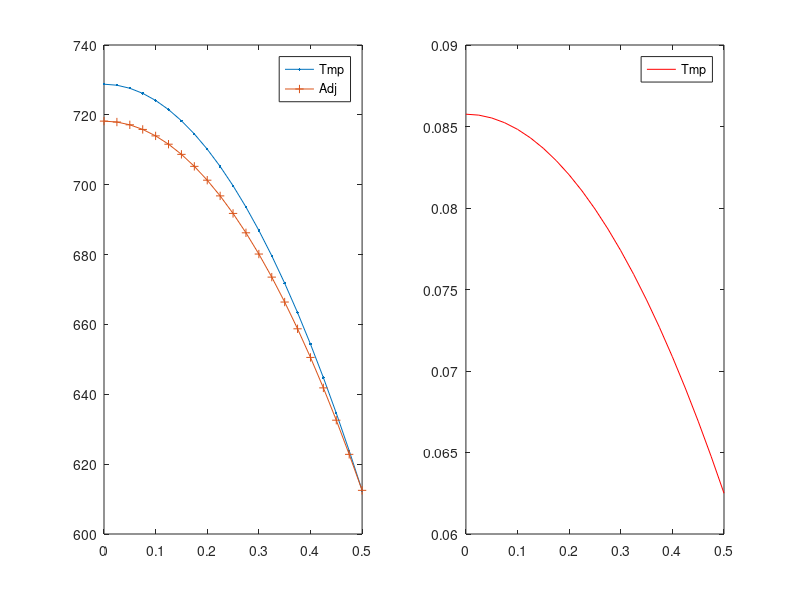

This chart was generated by the following MATLAB code:
function hc_ss_x_CG
% Solves the heat conduction equation in 1-D x-geometry using CFEM
% without T gap.
% An arbitrary number of material zones can be used but the analytical
% solution assumes 3 zones are used. The conductivities and the volumetric
% sources can be spatially dependent.

% clear the console screen
clc; close all;

% load the data and numerical parameters
pert_k    = 1e-1 *1;
pert_s    = 1e-1 *0;
pert_bc_L = 1e-1 *0;
pert_bc_R = 1e-1 *0;
[dat,npar] = load_simulation_data(pert_k,pert_s,pert_bc_L,pert_bc_R);

% type of data used to run the simulation
npar.pert_status = 'perturbed';

% assemble the matrix and the rhs
npar.adjoint=false;
npar.pert_status = 'unperturbed';
[Au,qu]=assemble_system(npar,dat);
npar.pert_status = 'perturbed';
[Ap,qp]=assemble_system(npar,dat);
% solve forward system
Tu=Au\qu;
Tp=Ap\qp;

% assemble the matrix and the rhs
npar.adjoint=true; 
npar.pert_status = 'unperturbed';
[Aa,r]=assemble_system(npar,dat);
% solve forward system
phi=Aa\r;

dT = Tp-Tu;
dq = qp-qu;
dA = Ap-Au;

J_for_unpert = Tu'*r
J_for_pert   = Tp'*r
dJ_for = dT'*r

J_adj_unpert = phi'*qu
dJ_adj = phi'*(dq - dA*Tu)
dJ_adj_exact = phi'*(dq-dA*Tu-dA*dT)

% (Tp,Aa.phi) = (Tp,r) = (Ap^{-1}qp,r) = (qp,Ap^{-T}r)
% plot solution
figure(1)
subplot(1,2,1)
plot(npar.xf,Tu,'.-',npar.xf,Tp,'+-');
legend(['Tmp';'Adj']);
subplot(1,2,2)
plot(npar.xf,phi,'r-');
legend(['Tmp';'Adj']);

return
end

%%%%%%%%%%%%%%%%%%%%%%%%%%%%%%%%%%%%%

function [A,rhs]=assemble_system(npar,dat)

% assemble the matrix, the rhs, apply BC

% shortcuts
porder= npar.porder;
gn    = npar.gn;
nel   = npar.nel;
% ideally, we would analyze the connectivity to determine nnz
nnz=(porder+3)*nel; %this is an upperbound, not exact
% n: linear system size
n=nel*porder+1;
% allocate memory
A=spalloc(n,n,nnz);
rhs=zeros(n,1);

% compute local matrices
% load Gauss Legendre quadrature (GLQ is exact on polynomials of degree up to 2n-1,
% while using only integrand evaluations (n-point quadrature).
% estimate the max poly order (it comes from the mass matrix  when coef. are
% piecewise constant and the material mesh matches the computational mesh
poly_max=2*porder;
[xq,wq] = GLNodeWt(porder+1);
% initialize local matrices/vectors
m=zeros(porder+1,porder+1);
k=m;
f=zeros(porder+1,1);
% store shapeset
[b,dbdx] =feshpln(xq,porder);

% definition of the weak form:
% int_domain (grad u D grad b) - int_bd_domain (b D grad u n) ...
%      = int_domain (b rhs)

% switch between forward and adjoint calculations
if npar.adjoint
    src = dat.asrc;
    bc  = dat.bc_adj;
    kond = dat.k;
else
    bc  = dat.bc_for;
    % what kind of material properties to use
    switch npar.pert_status
        case 'unperturbed'
            kond = dat.k;
            src = dat.fsrc;
        case 'perturbed'
            for i=1:length(dat.k)
                kond{i} = @(x) dat.k{i}(x)    + dat.dk{i}(x);
                src{i}  = @(x) dat.fsrc{i}(x) + dat.dfsrc{i}(x);
            end
            bc.left.C = bc.left.C + bc.left.dC;
            bc.rite.C = bc.rite.C + bc.rite.dC;
        case 'delta'
            kond = dat.dk;
            src = dat.dfsrc;
            bc.left.C =  bc.left.dC;
            bc.rite.C =  bc.rite.dC;
    end
end

% loop over elements
for iel=1:npar.nel
    % element extremities
    x0=npar.x(iel);
    x1=npar.x(iel+1);
    % jacobian of the transformation to the ref. element
    Jac=(x1-x0)/2;
    % get x values in the interval
    x=(x1+x0)/2+xq*(x1-x0)/2;
    my_zone=npar.iel2zon(iel);
    d=kond{my_zone}(x);
    q=src{my_zone}(x);
    % compute local matrices + load vector
    for i=1:porder+1
        for j=1:porder+1
            k(i,j)= dot(d.*wq.*dbdx(:,i) , dbdx(:,j));
        end
        f(i)= dot(q.*wq, b(:,i));
    end
    % assemble
    A(gn(iel,:),gn(iel,:)) = A(gn(iel,:),gn(iel,:)) + k/Jac;
    rhs(gn(iel,:)) = rhs(gn(iel,:)) + f*Jac;
end

% apply natural BC
Dirichlet_nodes=[];
Dirichlet_val=[];
switch bc.left.type
    case 0 % Neumann, int_bd_domain (b D grad u n) is on the RHS
        rhs(1)=rhs(1)+bc.left.C;
    case 1 % Robin
        A(1,1)=A(1,1)+dat.hcv;
        rhs(1)=rhs(1)+dat.hcv*bc.left.C;
    case 2 % Dirichlet
        Dirichlet_nodes=[Dirichlet_nodes 1];
        Dirichlet_val=[Dirichlet_val bc.left.C];
end
switch bc.rite.type
    case 0 % Neumann, int_bd_domain (b D grad u n) is on the RHS
        rhs(n)=rhs(n)+bc.rite.C;
    case 1 % Robin
        A(n,n)=A(n,n)+dat.hcv;
        rhs(n)=rhs(n)+dat.hcv*bc.rite.C;
    case 2 % Dirichlet
        Dirichlet_nodes=[Dirichlet_nodes n];
        Dirichlet_val=[Dirichlet_val bc.rite.C];
end
% apply Dirichlet BC
for i=1:length(Dirichlet_nodes);% loop on the number of constraints
    id=Dirichlet_nodes(i);      % extract the dof of a constraint
    bcval=Dirichlet_val(i);
    rhs=rhs-bcval*A(:,id);  % modify the rhs using constrained value
    A(id,:)=0; % set all the id-th row to zero
    A(:,id)=0; % set all the id-th column to zero (symmetrize A)
    A(id,id)=1;            % set the id-th diagonal to unity
    rhs(id)=bcval;         % put the constrained value in the rhs
end

return
end
%%%%%%%%%%%%%%%%%%%%%%%%%%%%%%%%%%%%%

function [shapefun,dhdx]=feshpln (xv,p)
% computes the finite element basis functions and their first derivatives
% for any order p
% here, we use Lagrangian FE functions

xd=linspace(-1,1,p+1);

shapefun=zeros(length(xv),p+1);
dhdx    =zeros(length(xv),p+1);

% shape function
for i=1:p+1
    num=1.;
    den=1.;
    for j=1:p+1
        if(j~=i)
            num=num.*(xv-xd(j));
            den=den.*(xd(i)-xd(j));
        end
    end
    shapefun(:,i)=num./den;
end

% derivative of the shape function
for i=1:p+1
    sum=0.;
    den=1.;
    for j=1:p+1
        if(j~=i)
            num=1;
            for k=1:p+1
                if((k~=i)&&(k~=j))
                    num=num.*(xv-xd(k));
                end
            end
            sum=sum+num;
            den=den.*(xd(i)-xd(j));
        end
    end
    dhdx(:,i)=sum./den;
end

return
end
%%%%%%%%%%%%%%%%%%%%%%%%%%%%%%%%%%%%%%

function [x,w] = GLNodeWt(n)
% GLNodeWt  Nodes and weights for Gauss-Legendre quadrature of arbitrary order
%           obtained by solving an eigenvalue problem
%
% Synopsis:  [x,w] = GLNodeWt(n)
%
% Input:     n = order of quadrature rule
%
% Output:    x = vector of nodes
%            w = vector of weights

%  Algorithm based on ideas from Golub and Welsch, and Gautschi.  For a
%  condensed presentation see H.R. Schwarz, Numerical Analysis: A
%  Comprehensive Introduction, 1989, Wiley.  Original MATLAB
%  implementation by H.W. Wilson and L.H. Turcotte, Advanced Mathematics
%  and Mechanics Applications Using MATLAB, 2nd ed., 1998, CRC Press

beta   = (1:n-1)./sqrt(4*(1:n-1).^2 - 1);
J      = diag(beta,-1) + diag(beta,1);    % eig(J) needs J in full storage
[V,D]  = eig(J);
[x,ix] = sort(diag(D));  %  nodes are eigenvalues, which are on diagonal of D
w      = 2*V(1,ix)'.^2;  %  V(1,ix)' is column vector of first row of sorted V

return
end
%%%%%%%%%%%%%%%%%%%%%%%%%%%%%%%%%%%%%

function [dat,npar]=load_simulation_data(pert_k,pert_s,pert_bc_L,pert_bc_R)

triga = false;
% load the data structure with info pertaining to the physical problem
if triga
    dat.k{1}=@k_zr; % W/m-K
    dat.k{2}=@k_fuel; % W/m-K
    dat.k{3}=@k_fuel; % W/m-K
    dat.k{4}=@k_clad; % W/m-K
    % forward calculation source
    dat.fsrc{1}=@zero_function; % W/m3
    dat.fsrc{2}=@esrc; % W/m3
    dat.fsrc{3}=@esrc; % W/m3
    dat.fsrc{4}=@zero_function; % W/m3
    % adjoint calculation source
    dat.asrc{1}=@response_function;
    dat.asrc{2}=@zero_function;
    dat.asrc{3}=@zero_function;
    dat.asrc{4}=@zero_function; % W/m3
else
    dat.k{1}=@(x) 2150/200*(1+0*x);
    dat.fsrc{1}=@(x) 10000*(1+0*x);
    dat.asrc{1}=@(x) 2*(1+0*x);
end
% create perturbations
for i=1:length(dat.k)
    dat.dk{i}    = @(x) pert_k*dat.k{i}(x);
    dat.dfsrc{i} = @(x) pert_s*dat.fsrc{i}(x);
end

% dimensions
if triga
    % dat.hcv = 1612.414; % W/m^2-C
    dat.hcv = 100; % W/m^2-C
    % dat.width = [0.003175 0.01 0.0174115 0.0179195]; % m
    dat.width = [1 3 4 7]; % m
    % mesh resolution per region
    nel_zone = [ 5 5 5 2];
else
    dat.hcv = 16;
    dat.width = 0.5;
    nel_zone = [ 10 ];
end
% forward bc
bc.left.type=0; %0=neumann, 1=robin, 2=dirichlet
bc.left.C=0; % (that data is C in: kdu/dn=C // u+k/hcv*du/dn =C // u=C)
if triga
    bc.rite.type=2;
    bc.rite.C=15;
else
    bc.rite.type=1;
    bc.rite.C=300;
end
dat.bc_for=bc;
% create perturbations
dat.bc_for.left.dC = pert_bc_L*dat.bc_for.left.C;
dat.bc_for.rite.dC = pert_bc_R*dat.bc_for.rite.C;
% adjoint bc
bc.left.C=0;
bc.rite.C=0;
dat.bc_adj=bc;
clear bc;

% load the numerical parameters, npar, structure pertaining to numerics
% number of elements
if length(dat.width)~=length(nel_zone)
    error('not the same number of zones in dat.width and nel_zone');
end
if length(dat.k)~=length(nel_zone)
    error('not the same number of zones in dat.k and nel_zone');
end
if length(dat.fsrc)~=length(nel_zone)
    error('not the same number of zones in dat.fsrc and nel_zone');
end
if length(dat.asrc)~=length(nel_zone)
    error('not the same number of zones in dat.asrc and nel_zone');
end
npar.nel = sum(nel_zone);

% domain
tmp_width = [ 0 dat.width];
x=[];
iel2zon=[];
for i_zone=1:length(nel_zone)
    x_zone = linspace(tmp_width(i_zone),tmp_width(i_zone+1),nel_zone(i_zone)+1);
    if isempty(x)
        x = x_zone;
        iel2zon=i_zone*ones(nel_zone(i_zone),1);
    else
        x = [x x_zone(2:end)];
        iel2zon =[ iel2zon; i_zone*ones(nel_zone(i_zone),1)];
    end
end
npar.x=x;
npar.iel2zon=iel2zon;

% polynomial degree
npar.porder=2;
% nbr of dofs per variable
npar.ndofs = npar.porder*npar.nel+1;

% connectivity
gn=zeros(npar.nel,npar.porder+1);
gn(1,:)=linspace(1,npar.porder+1,npar.porder+1);
for iel=2:npar.nel
    gn(iel,:)=[gn(iel-1,end) , gn(iel-1,2:end)+npar.porder ];
end
npar.gn=gn; clear gn;

% create x values for plotting FEM solution
npar.xf=zeros(npar.nel*npar.porder+1,1);
for iel=1:npar.nel
    ibeg = (iel-1)*npar.porder+1;
    iend = (iel  )*npar.porder+1;
    npar.xf(ibeg:iend)=linspace(npar.x(iel),npar.x(iel+1),npar.porder+1) ;
end

return
end
